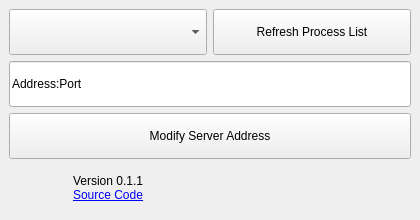
<?xml version="1.0" encoding="UTF-8"?>
<ui version="4.0">
 <class>MainWindow</class>
 <widget class="QMainWindow" name="MainWindow">
  <property name="geometry">
   <rect>
    <x>0</x>
    <y>0</y>
    <width>420</width>
    <height>220</height>
   </rect>
  </property>
  <property name="windowTitle">
   <string>5D Chess Server Address Modifier</string>
  </property>
  <widget class="QWidget" name="centralwidget">
   <layout class="QGridLayout" name="gridLayout_2">
    <item row="0" column="0">
     <layout class="QGridLayout" name="gridLayout">
      <item row="2" column="0" colspan="2">
       <widget class="QPushButton" name="pushButtonModify">
        <property name="sizePolicy">
         <sizepolicy hsizetype="Preferred" vsizetype="Preferred">
          <horstretch>0</horstretch>
          <verstretch>0</verstretch>
         </sizepolicy>
        </property>
        <property name="text">
         <string>Modify Server Address</string>
        </property>
       </widget>
      </item>
      <item row="0" column="0">
       <widget class="QComboBox" name="comboBoxProcess">
        <property name="sizePolicy">
         <sizepolicy hsizetype="Preferred" vsizetype="Preferred">
          <horstretch>0</horstretch>
          <verstretch>0</verstretch>
         </sizepolicy>
        </property>
       </widget>
      </item>
      <item row="1" column="0" colspan="2">
       <widget class="QLineEdit" name="lineEditAddress">
        <property name="sizePolicy">
         <sizepolicy hsizetype="Preferred" vsizetype="Preferred">
          <horstretch>0</horstretch>
          <verstretch>0</verstretch>
         </sizepolicy>
        </property>
        <property name="text">
         <string>Address:Port</string>
        </property>
       </widget>
      </item>
      <item row="0" column="1">
       <widget class="QPushButton" name="pushButtonRefresh">
        <property name="sizePolicy">
         <sizepolicy hsizetype="Preferred" vsizetype="Preferred">
          <horstretch>0</horstretch>
          <verstretch>0</verstretch>
         </sizepolicy>
        </property>
        <property name="text">
         <string>Refresh Process List</string>
        </property>
       </widget>
      </item>
      <item row="3" column="0">
       <widget class="QLabel" name="label">
        <property name="text">
         <string>&lt;html&gt;&lt;head/&gt;&lt;body&gt;&lt;p&gt;Version 0.1.1&lt;br/&gt;&lt;a href=&quot;https://github.com/NKID00/5DChessServerAddressModifier&quot;&gt;Source Code&lt;/a&gt;&lt;/p&gt;&lt;/body&gt;&lt;/html&gt;</string>
        </property>
        <property name="alignment">
         <set>Qt::AlignCenter</set>
        </property>
        <property name="openExternalLinks">
         <bool>true</bool>
        </property>
       </widget>
      </item>
      <item row="3" column="1">
       <widget class="QLabel" name="label_2">
        <property name="text">
         <string>&lt;html&gt;&lt;head/&gt;&lt;body&gt;&lt;p&gt;&lt;img src=&quot;:/images/license.svg&quot; width=&quot;120&quot;/&gt;&lt;/p&gt;&lt;/body&gt;&lt;/html&gt;</string>
        </property>
        <property name="alignment">
         <set>Qt::AlignCenter</set>
        </property>
       </widget>
      </item>
     </layout>
    </item>
   </layout>
  </widget>
 </widget>
 <resources/>
 <connections/>
</ui>
